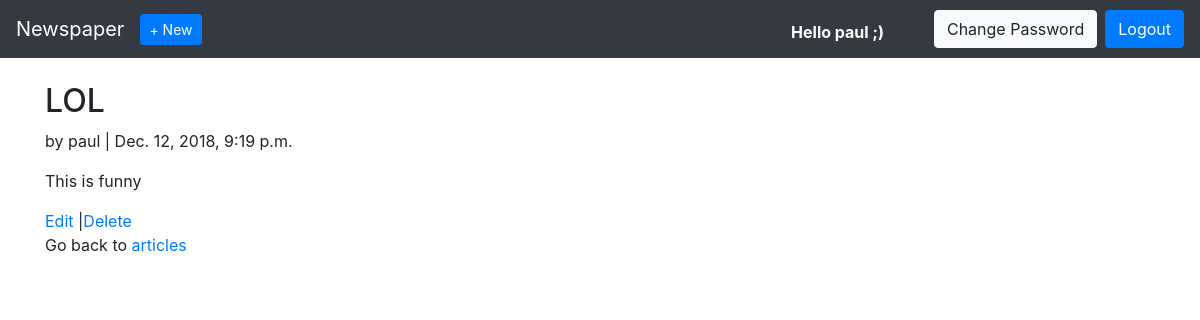
/articles/4/ (signed in), run on the app's committed database.
### users/models.py (models this page shows)
class CustomUser(AbstractUser):
	age=models.PositiveIntegerField(null=True,blank=True)

### articles/models.py (models this page shows, shortened)
class Article(models.Model):
	title=models.CharField(max_length=255)
	body=models.TextField()
	date=models.DateTimeField(auto_now_add=True)
	author=models.ForeignKey(
		get_user_model(),
		on_delete=models.CASCADE,
		)

### articles/views.py (the view)
# urls.py: path('<int:pk>/',ArticleDetailView.as_view(),name='article_detail'),
class ArticleDetailView(LoginRequiredMixin,DetailView):
	model=Article
	template_name='article_detail.html'
	login_url='login'

### templates/article_detail.html
{% extends 'base.html' %}
{% block content %}
<div class="article-entry">
	<h2>{{ object.title }}</h2>
	<p>by {{object.author}} | {{ object.date }}</p>
	<p>{{object.body}}</p>
</div>
<p> <a href="{% url 'article_edit' article.pk %}">Edit</a>
	|<a href="{% url 'article_delete' article.pk %}">Delete</a>
	<br>Go back to <a href="{% url 'article_list' %}">articles</a>
</p>
{% endblock content %}

### templates/base.html (shortened to what this page needs)
<!doctype html>
<html lang="en">
  <head>
    <link rel="stylesheet" href="https://stackpath.bootstrapcdn.com/bootstrap/4.1.3/css/bootstrap.min.css">
  </head>
  <body>
    <nav class="navbar navbar-expand-md navbar-dark bg-dark mb-4">
      <a class="navbar-brand" href="{% url 'home' %}">Newspaper</a>
      {% if user.is_authenticated %}
        <ul class="navbar-nav mr-auto">
          <li class="nav-item"><a href="{% url 'article_new' %}" class='btn btn-primary btn-sm'>+ New</a></li>
        </ul>
      {% endif %}
      <div class="collapse navbar-collapse" id="navbarCollapse">
        {% if user.is_authenticated %}
       	  <form class="form-inline ml-auto">
       	  	<p class='h4' style='color:white;padding-right: 50px;padding-top: 15px;font-weight:bold;font-size: medium;'>Hello {{ user.username }} ;)</p>
            <a href="{% url 'password_change'%}" class="btn btn-light">
            Change Password</a>
            <a href="{% url 'logout' %}" class="btn btn-primary ml-2">
            Logout</a>
          </form>
        {% endif %}
      </div>
    </nav>
    <div class="container">
      {% block content %}
      {% endblock content %}
    </div>
  </body>
</html>

### data on the page
CustomUser: username "paul"
Article: title "LOL", author "paul", date "Dec. 12, 2018, 9:19 p.m.", body "This is funny"
